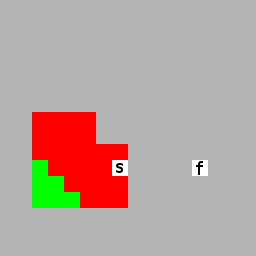

Below is a game level as drawn by its tile map, then a one-line description and the .tmx file that defines it, in full:
An orthogonal 16x16 tile map with 16x16 px tiles, 1 tile layer (map).

<map version="1.0" orientation="orthogonal" width="16" height="16" tilewidth="16" tileheight="16">
 <tileset firstgid="1" name="tileset" tilewidth="16" tileheight="16">
  <image source="img/tileset.png" width="64" height="32" />
  <tile id="0">
   <properties>
    <property name="red" value="" />
   </properties>
  </tile>
  <tile id="1">
   <properties>
    <property name="green" value="" />
   </properties>
  </tile>
  <tile id="2">
   <properties>
    <property name="blue" value="" />
   </properties>
  </tile>
  <tile id="3">
   <properties>
    <property name="gray" value="" />
   </properties>
  </tile>
  <tile id="4">
   <properties>
    <property name="start" value="" />
   </properties>
  </tile>
  <tile id="5">
   <properties>
    <property name="finish" value="" />
   </properties>
  </tile>
  <tile id="6">
   <properties>
    <property name="dark_gray" value="" />
   </properties>
  </tile>
  <tile id="7">
   <properties>
    <property name="start" value="" />
   </properties>
  </tile>
 </tileset>
 <layer name="map" width="16" height="16">
  <data>
   <tile gid="4" />
   <tile gid="4" />
   <tile gid="4" />
   <tile gid="4" />
   <tile gid="4" />
   <tile gid="4" />
   <tile gid="4" />
   <tile gid="4" />
   <tile gid="4" />
   <tile gid="4" />
   <tile gid="4" />
   <tile gid="4" />
   <tile gid="4" />
   <tile gid="4" />
   <tile gid="4" />
   <tile gid="4" />
   <tile gid="4" />
   <tile gid="4" />
   <tile gid="4" />
   <tile gid="4" />
   <tile gid="4" />
   <tile gid="4" />
   <tile gid="4" />
   <tile gid="4" />
   <tile gid="4" />
   <tile gid="4" />
   <tile gid="4" />
   <tile gid="4" />
   <tile gid="4" />
   <tile gid="4" />
   <tile gid="4" />
   <tile gid="4" />
   <tile gid="4" />
   <tile gid="4" />
   <tile gid="4" />
   <tile gid="4" />
   <tile gid="4" />
   <tile gid="4" />
   <tile gid="4" />
   <tile gid="4" />
   <tile gid="4" />
   <tile gid="4" />
   <tile gid="4" />
   <tile gid="4" />
   <tile gid="4" />
   <tile gid="4" />
   <tile gid="4" />
   <tile gid="4" />
   <tile gid="4" />
   <tile gid="4" />
   <tile gid="4" />
   <tile gid="4" />
   <tile gid="4" />
   <tile gid="4" />
   <tile gid="4" />
   <tile gid="4" />
   <tile gid="4" />
   <tile gid="4" />
   <tile gid="4" />
   <tile gid="4" />
   <tile gid="4" />
   <tile gid="4" />
   <tile gid="4" />
   <tile gid="4" />
   <tile gid="4" />
   <tile gid="4" />
   <tile gid="4" />
   <tile gid="4" />
   <tile gid="4" />
   <tile gid="4" />
   <tile gid="4" />
   <tile gid="4" />
   <tile gid="4" />
   <tile gid="4" />
   <tile gid="4" />
   <tile gid="4" />
   <tile gid="4" />
   <tile gid="4" />
   <tile gid="4" />
   <tile gid="4" />
   <tile gid="4" />
   <tile gid="4" />
   <tile gid="4" />
   <tile gid="4" />
   <tile gid="4" />
   <tile gid="4" />
   <tile gid="4" />
   <tile gid="4" />
   <tile gid="4" />
   <tile gid="4" />
   <tile gid="4" />
   <tile gid="4" />
   <tile gid="4" />
   <tile gid="4" />
   <tile gid="4" />
   <tile gid="4" />
   <tile gid="4" />
   <tile gid="4" />
   <tile gid="4" />
   <tile gid="4" />
   <tile gid="4" />
   <tile gid="4" />
   <tile gid="4" />
   <tile gid="4" />
   <tile gid="4" />
   <tile gid="4" />
   <tile gid="4" />
   <tile gid="4" />
   <tile gid="4" />
   <tile gid="4" />
   <tile gid="4" />
   <tile gid="4" />
   <tile gid="4" />
   <tile gid="4" />
   <tile gid="1" />
   <tile gid="1" />
   <tile gid="1" />
   <tile gid="1" />
   <tile gid="4" />
   <tile gid="4" />
   <tile gid="4" />
   <tile gid="4" />
   <tile gid="4" />
   <tile gid="4" />
   <tile gid="4" />
   <tile gid="4" />
   <tile gid="4" />
   <tile gid="4" />
   <tile gid="4" />
   <tile gid="4" />
   <tile gid="1" />
   <tile gid="1" />
   <tile gid="1" />
   <tile gid="1" />
   <tile gid="4" />
   <tile gid="4" />
   <tile gid="4" />
   <tile gid="4" />
   <tile gid="4" />
   <tile gid="4" />
   <tile gid="4" />
   <tile gid="4" />
   <tile gid="4" />
   <tile gid="4" />
   <tile gid="4" />
   <tile gid="4" />
   <tile gid="1" />
   <tile gid="1" />
   <tile gid="1" />
   <tile gid="1" />
   <tile gid="1" />
   <tile gid="1" />
   <tile gid="4" />
   <tile gid="4" />
   <tile gid="4" />
   <tile gid="4" />
   <tile gid="4" />
   <tile gid="4" />
   <tile gid="4" />
   <tile gid="4" />
   <tile gid="4" />
   <tile gid="4" />
   <tile gid="2" />
   <tile gid="1" />
   <tile gid="1" />
   <tile gid="1" />
   <tile gid="1" />
   <tile gid="5" />
   <tile gid="4" />
   <tile gid="4" />
   <tile gid="4" />
   <tile gid="4" />
   <tile gid="6" />
   <tile gid="4" />
   <tile gid="4" />
   <tile gid="4" />
   <tile gid="4" />
   <tile gid="4" />
   <tile gid="2" />
   <tile gid="2" />
   <tile gid="1" />
   <tile gid="1" />
   <tile gid="1" />
   <tile gid="1" />
   <tile gid="4" />
   <tile gid="4" />
   <tile gid="4" />
   <tile gid="4" />
   <tile gid="4" />
   <tile gid="4" />
   <tile gid="4" />
   <tile gid="4" />
   <tile gid="4" />
   <tile gid="4" />
   <tile gid="2" />
   <tile gid="2" />
   <tile gid="2" />
   <tile gid="1" />
   <tile gid="1" />
   <tile gid="1" />
   <tile gid="4" />
   <tile gid="4" />
   <tile gid="4" />
   <tile gid="4" />
   <tile gid="4" />
   <tile gid="4" />
   <tile gid="4" />
   <tile gid="4" />
   <tile gid="4" />
   <tile gid="4" />
   <tile gid="4" />
   <tile gid="4" />
   <tile gid="4" />
   <tile gid="4" />
   <tile gid="4" />
   <tile gid="4" />
   <tile gid="4" />
   <tile gid="4" />
   <tile gid="4" />
   <tile gid="4" />
   <tile gid="4" />
   <tile gid="4" />
   <tile gid="4" />
   <tile gid="4" />
   <tile gid="4" />
   <tile gid="4" />
   <tile gid="4" />
   <tile gid="4" />
   <tile gid="4" />
   <tile gid="4" />
   <tile gid="4" />
   <tile gid="4" />
   <tile gid="4" />
   <tile gid="4" />
   <tile gid="4" />
   <tile gid="4" />
   <tile gid="4" />
   <tile gid="4" />
   <tile gid="4" />
   <tile gid="4" />
   <tile gid="4" />
   <tile gid="4" />
   <tile gid="4" />
   <tile gid="4" />
   <tile gid="4" />
   <tile gid="4" />
   <tile gid="4" />
   <tile gid="4" />
   <tile gid="4" />
   <tile gid="4" />
   <tile gid="4" />
   <tile gid="4" />
   <tile gid="4" />
   <tile gid="4" />
   <tile gid="4" />
   <tile gid="4" />
  </data>
 </layer>
</map>
